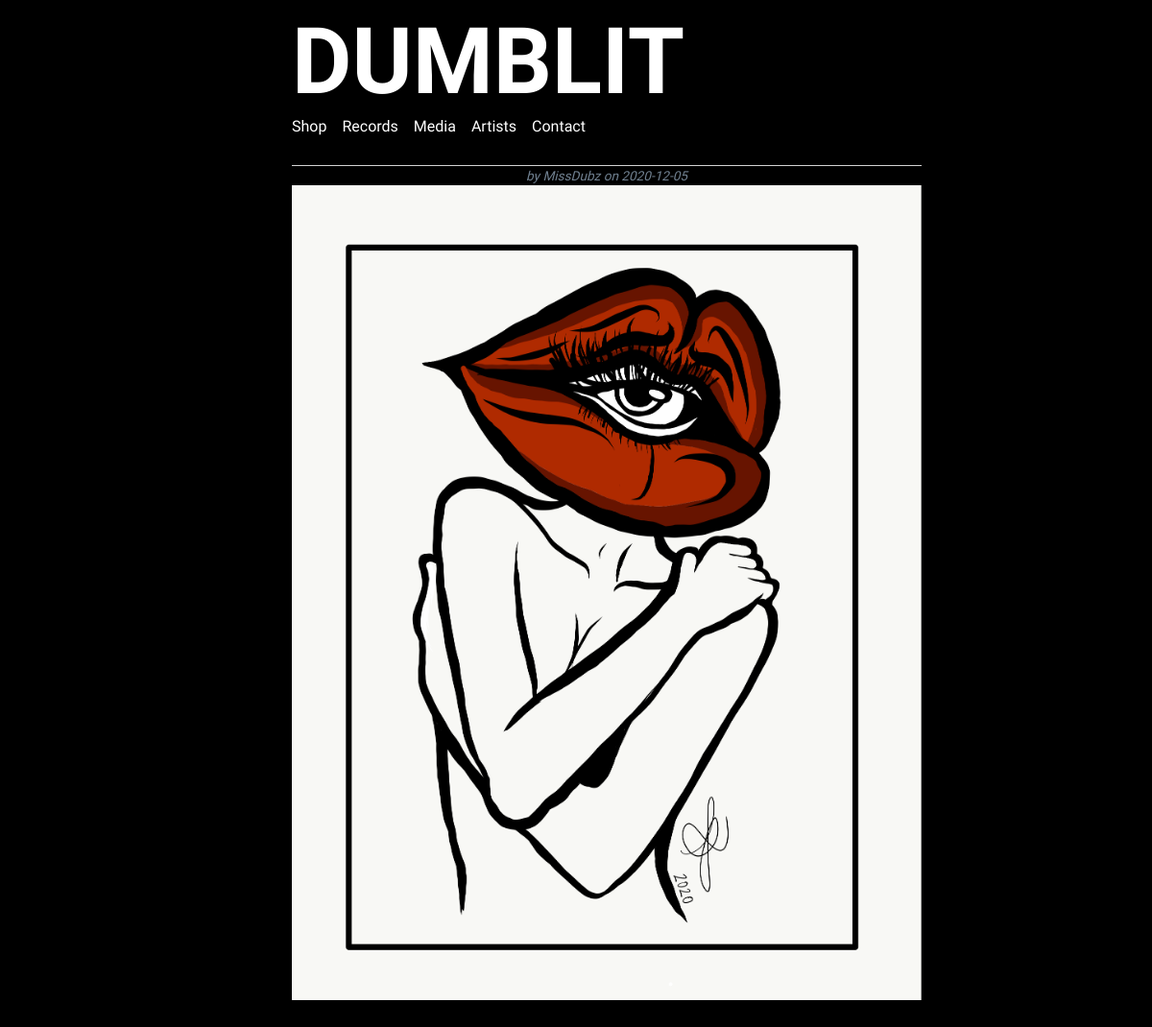
Page /post/54 on the committed database.
### tables this page shows
CREATE TABLE user (
  id INTEGER PRIMARY KEY AUTOINCREMENT,
  username TEXT UNIQUE NOT NULL,
  password TEXT NOT NULL
);

CREATE TABLE Post (
  id INTEGER PRIMARY KEY AUTOINCREMENT,
  author_id INTEGER NOT NULL,
  created TIMESTAMP NOT NULL DEFAULT CURRENT_TIMESTAMP,
  title TEXT NOT NULL,
  body TEXT NOT NULL,
  file TEXT NOT NULL,
  FOREIGN KEY (author_id) REFERENCES user (id)
);

### flaskr/blog.py (the view, shortened to what this page needs)
@bp.route("/post/<int:id>", methods=("GET", "POST"))
def post(id):
    form = CommentForm()
    post = get_post(id)
    db = get_db()
    comments = (db.execute("SELECT c.id, body, created, post_id, author_id, username FROM Comment c JOIN user u ON c.author_id = u.id WHERE post_id = ?",(id,),).fetchall())
    return render_template("blog/post.html", post=post, form=form, comments=comments)

### flaskr/auth.py (called while the page is built)
@bp.before_app_request
def load_logged_in_user():
    user_id = session.get("user_id")
    if user_id is None:
        g.user = None
    else:
        g.user = (
            get_db().execute("SELECT * FROM user WHERE id = ?", (user_id,)).fetchone()
        )

### flaskr/blog.py (called while the page is built)
def get_post(id, check_author=True):
    post = (get_db().execute(
            "SELECT p.id, title, body, created, file, author_id, username"
            " FROM Post p JOIN user u ON p.author_id = u.id"
            " WHERE p.id = ?",(id,),).fetchone())
    if post is None:
        abort(404, f"Post id {id} doesn't exist.")
    return post

### flaskr/db.py (called while the page is built)
def get_db():
    if "db" not in g:
        g.db = sqlite3.connect(
            current_app.config["DATABASE"], detect_types=sqlite3.PARSE_DECLTYPES
        )
        g.db.row_factory = sqlite3.Row
    return g.db

### flaskr/templates/blog/post.html (shortened to what this page needs)
{% extends 'base.html' %}
{% block content %}
<head>
    <link href="{{ url_for('static', filename='css/styles.css') }}" rel="stylesheet" />
</head>
    <article class="post">
      <header>
        <div>
          <div class="about">by {{ post['username'] }} on {{ post['created'].strftime('%Y-%m-%d') }}</div>
        </div>
      </header>
      {% if (".mp4" in post['file']) %}
        <video width="320" height="240" controls>
          <source src="{{ url_for('static', filename=post['file']) }}" type="video/mp4">
        </video>
      {% elif (".mp3" in post['file']) %}
      <audio controls>
        <source src="{{ url_for('static', filename=post['file']) }}" type="audio/mpeg">
      </audio>
      <a href="{{ url_for('static', filename=post['file']) }}" download>Download</a>
      {% elif post['file'] == "" %}
      {% else %}
        <p><img class="img-fluid" src="{{ url_for('static', filename=post['file']) }}" alt="" /></p>
      {% endif %}
    </article>
{% endblock %}

### flaskr/static/style.css (style rules this page uses)
.post > header { display: flex; align-items: flex-end; font-size: 0.85em; }
.post > header > div:first-of-type { flex: auto; }
.post .about { color: slategray; font-style: italic; }

### flaskr/templates/blog/post.html (style rules this page uses)
body, header, html { background-color:black; }
div { text-align:center }

### rows in the picture
user: username "MissDubz"
Post: created "2020-12-05", file (picture)
